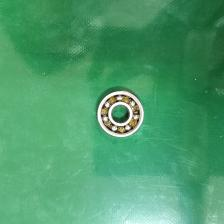
#> input picture bearing/dataset_detection_2class_finetune_pass_clean/images/test/IMG_20260415_114900_jpg.rf.5914d8b56902e329722da2dfb8857573.jpg, 224 x 224 px
$ python -i auto_label_bearing_detection.py   (imports and definitions only)
#> lines starting #> are read from the running program, lines starting #| are printed output that depends on the picture; after the words box and inside, x2 and y2 are one past the last pixel; in counts of white or black regions, pixels touching at a corner belong together
import argparse
import csv
import shutil
from pathlib import Path

import cv2
import numpy as np


IMAGE_SUFFIXES = {".jpg", ".jpeg", ".png", ".bmp", ".webp"}


# [78 lines left out: functions parse_args, list_images, read_class_map, not called in this run]


def clamp(value, minimum, maximum):
    return max(minimum, min(maximum, value))


# [52 lines left out: functions circle_to_box, box_to_yolo, detect_with_hough, not called in this run]


def detect_with_contours(gray):
    height, width = gray.shape[:2]
    blurred = cv2.GaussianBlur(gray, (5, 5), 0)
    edges = cv2.Canny(blurred, 45, 130)
    kernel = np.ones((3, 3), np.uint8)
    edges = cv2.dilate(edges, kernel, iterations=1)

    contours, _ = cv2.findContours(edges, cv2.RETR_EXTERNAL, cv2.CHAIN_APPROX_SIMPLE)
    if not contours:
        return None

    min_area = (width * height) * 0.003
    max_area = (width * height) * 0.45
    candidates = []

    for contour in contours:
        area = cv2.contourArea(contour)
        if area < min_area or area > max_area:
            continue

        x, y, w, h = cv2.boundingRect(contour)
        aspect_ratio = w / h if h else 0
        if 0.55 <= aspect_ratio <= 1.8:
            candidates.append((x, y, w, h, area))

    if not candidates:
        return None

    x, y, w, h, _ = max(candidates, key=lambda item: item[4])
    radius = max(w, h) / 2
    return x + (w / 2), y + (h / 2), radius


# [161 lines left out: functions detect_bearing, write_label, draw_preview, write_data_yaml, process_split, main, not called in this run]


# [2 lines not run here, left out]

>>> import cv2
>>> picture = cv2.imread('dataset_detection_2class_finetune_pass_clean/images/test/IMG_20260415_114900_jpg.rf.5914d8b56902e329722da2dfb8857573.jpg', cv2.IMREAD_GRAYSCALE)
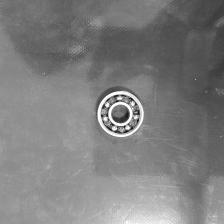
#> picture: shape (224, 224); min 3, max 255, mean 126.5
>>> result = detect_with_contours(picture)
#> in detect_with_contours, `edges = cv2.Canny(blurred, 45, 130)`:
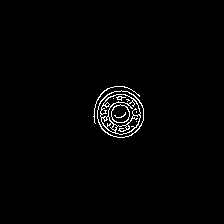
#> edges: shape (224, 224); 1.4% white in thin lines or dots, all inside (x1, y1, x2, y2) = (93, 86, 144, 138)
#> in detect_with_contours, `edges = cv2.dilate(edges, kernel, iterations=1)`:
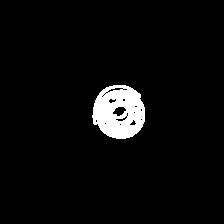
#> edges: shape (224, 224); 4.2% white; 1 white region
#> in detect_with_contours, `contours, _ = cv2.findContours(edges, cv2.RETR_EXTERNAL, cv2.CHAIN_APP..`: contours = 1 contour; box (x1, y1, x2, y2) and area: (92, 85, 145, 139) 2188
#> the loop in detect_with_contours, `for contour in contours:` made 1 pass
#> (area, x, y, w, h, aspect_ratio) on pass 1: (2188, 92, 85, 53, 54, 0.981)
#> after the loop in detect_with_contours, `for contour in contours:`: candidates = [(92, 85, 53, 54, 2188)]
#> in detect_with_contours, `radius = max(w, h) / 2`: radius = 27
#> result = (118.5, 112, 27)
